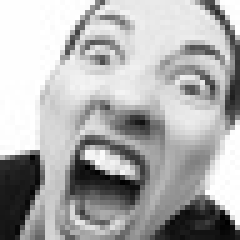
#> input picture ai-service/data/emotion_raw/test/angry/PrivateTest_19041965.jpg, 48 x 48 px (shown 5 times larger); its folder holds 3 pictures in this run
$ python train_emotion.py
#> lines starting #> are read from the running program, lines starting #| are printed output that depends on the picture
import argparse
import json
from pathlib import Path

import cv2
import joblib
import numpy as np
from sklearn.linear_model import SGDClassifier
from sklearn.metrics import classification_report
from sklearn.model_selection import train_test_split
from sklearn.pipeline import Pipeline
from sklearn.preprocessing import StandardScaler


IMAGE_EXTENSIONS = {".jpg", ".jpeg", ".png", ".bmp", ".webp"}
DEFAULT_DATA_DIR = Path(__file__).resolve().parents[1] / "data" / "emotion_raw"
DEFAULT_MODEL_PATH = Path(__file__).resolve().parents[1] / "models" / "emotion_model.joblib"
DEFAULT_IMAGE_SIZE = (48, 48)


def normalize_label(label):
    text = str(label).strip().lower().replace("-", "_").replace(" ", "_")
    mapping = {
        "neutral": "neutral",
        "normal": "neutral",
        "happy": "happy",
        "sad": "sad",
        "angry": "angry",
        "surprise": "surprise",
        "surprised": "surprise",
        "fear": "fear",
        "fearful": "fear",
        "disgust": "disgust",
        "disgusted": "disgust",
    }
    return mapping.get(text)


def find_samples(data_dir):
    samples = []
    for image_path in data_dir.rglob("*"):
        if image_path.suffix.lower() not in IMAGE_EXTENSIONS:
            continue
        label = normalize_label(image_path.parent.name)
        if label:
            samples.append((image_path, label))
#> pass 2 of the loop in find_samples, `for image_path in data_dir.rglob("*"):`:
#> pass 3 of the loop in find_samples, `for image_path in data_dir.rglob("*"):`:
#> the loop made 6 passes; the first 3 are shown
#> pass 2 of the loop in find_samples, `for image_path in data_dir.rglob("*"):`:
#> pass 3 of the loop in find_samples, `for image_path in data_dir.rglob("*"):`:
#> the loop made 7 passes; the first 3 are shown
#> in read_face_features, image is the input picture: shape (48, 48); min 0, max 255, mean 174.3
    return samples


def find_split_samples(data_dir, split_name):
    split_dir = data_dir / split_name
    return find_samples(split_dir) if split_dir.exists() else []


def extract_emotion_features(image, image_size=DEFAULT_IMAGE_SIZE):
#> called with image_size = (48, 48)
    gray = cv2.cvtColor(image, cv2.COLOR_BGR2GRAY)
    resized = cv2.resize(gray, image_size, interpolation=cv2.INTER_AREA)
    equalized = cv2.equalizeHist(resized)
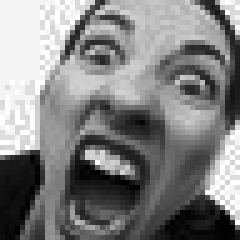
#> equalized: shape (48, 48) (shown 5 times larger); min 0, max 255, mean 129.1
    pixels = (equalized.astype("float32") / 255.0).reshape(-1)
#> pixels = 2304 values, max 1 at index 11, min 0 at index 1494, mean 0.506
    stats = np.array(
        [
            float(np.mean(equalized)) / 255.0,
            float(np.std(equalized)) / 255.0,
        ],
        dtype="float32",
    )
#> stats = [0.506, 0.296]
    return np.concatenate([pixels, stats])


def read_face_features(image_path):
    image = cv2.imread(str(image_path), cv2.IMREAD_GRAYSCALE)
    if image is None:
        return None
    image_bgr = cv2.cvtColor(image, cv2.COLOR_GRAY2BGR)
    return extract_emotion_features(image_bgr)


def build_feature_matrix(samples):
    features = []
    labels = []
    skipped = 0
    for image_path, label in samples:
        row = read_face_features(image_path)
#> row = 2306 values, max 1 at index 11, min 0 at index 1494, mean 0.506
        if row is None:
            skipped += 1
            continue
        features.append(row)
        labels.append(label)
#> pass 2 of the loop in build_feature_matrix, `for image_path, label in samples:`:
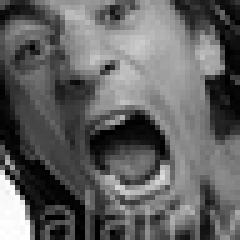
#> input picture ai-service/data/emotion_raw/test/angry/PrivateTest_20431702.jpg, 48 x 48 px (shown 5 times larger)
#> in read_face_features, image is the input picture: shape (48, 48); min 0, max 255, mean 97.5
#> in extract_emotion_features (call 2), `equalized = cv2.equalizeHist(resized)`:
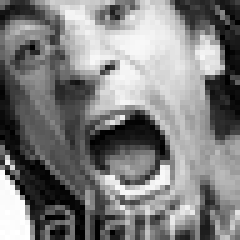
#> equalized: shape (48, 48) (shown 5 times larger); min 0, max 255, mean 126.7
#> pixels = 2304 values, max 1 at index 1826, min 0 at index 438, mean 0.497
#> stats = [0.497, 0.292]
#> row = 2306 values, max 1 at index 1826, min 0 at index 438, mean 0.497
#> pass 3 of the loop in build_feature_matrix, `for image_path, label in samples:`:
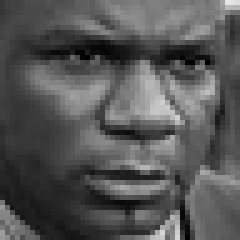
#> input picture ai-service/data/emotion_raw/test/angry/PrivateTest_3411628.jpg, 48 x 48 px (shown 5 times larger)
#> in read_face_features, image is the input picture: shape (48, 48); min 0, max 229, mean 85.7
#> in extract_emotion_features (call 3), `equalized = cv2.equalizeHist(resized)`:
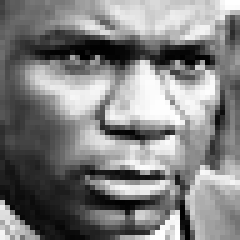
#> equalized: shape (48, 48) (shown 5 times larger); min 0, max 255, mean 128.3
#> pixels = 2304 values, max 1 at index 45, min 0 at index 496, mean 0.503
#> stats = [0.503, 0.289]
#> row = 2306 values, max 1 at index 45, min 0 at index 496, mean 0.503
#> the loop made 4 passes; the first 3 are shown
    return np.asarray(features, dtype="float32"), np.asarray(labels), skipped


def main():
    parser = argparse.ArgumentParser(description="Train emotion classifier from folder labels.")
    parser.add_argument("--data-dir", type=Path, default=DEFAULT_DATA_DIR)
    parser.add_argument("--model-path", type=Path, default=DEFAULT_MODEL_PATH)
    args = parser.parse_args()

    train_samples = find_split_samples(args.data_dir, "train")
    test_samples = find_split_samples(args.data_dir, "test")
    samples = train_samples + test_samples if train_samples and test_samples else find_samples(args.data_dir)
    print(f"Samples found: {len(samples)}")
    if not samples:
        raise SystemExit(f"No emotion images found in: {args.data_dir}")

    x, y, skipped = build_feature_matrix(samples)
    print(f"Usable samples: {len(x)}")
    print(f"Skipped samples: {skipped}")
    print("Class distribution:")
    unique, counts = np.unique(y, return_counts=True)
    for label, count in zip(unique, counts):
        print(f"{label}: {count}")

    model = Pipeline(
        steps=[
            ("scaler", StandardScaler()),
            (
                "classifier",
                SGDClassifier(
                    loss="log_loss",
                    alpha=0.0002,
                    max_iter=900,
                    tol=1e-3,
                    early_stopping=True,
                    validation_fraction=0.1,
                    n_iter_no_change=6,
                    random_state=42,
                    class_weight="balanced",
                    n_jobs=-1,
                ),
            ),
        ]
    )

    if train_samples and test_samples:
        x_train, y_train, train_skipped = build_feature_matrix(train_samples)
        x_test, y_test, test_skipped = build_feature_matrix(test_samples)
        print(f"Official split: train={len(x_train)} test={len(x_test)}")
        print(f"Official split skipped: train={train_skipped} test={test_skipped}")
    else:
#> (the run stopped early here; a loop or call above may not have finished)
